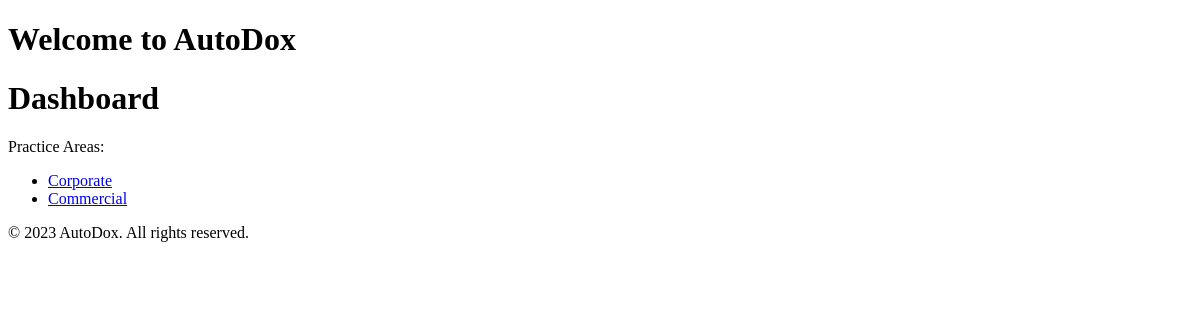
The app's page /users/, older data.
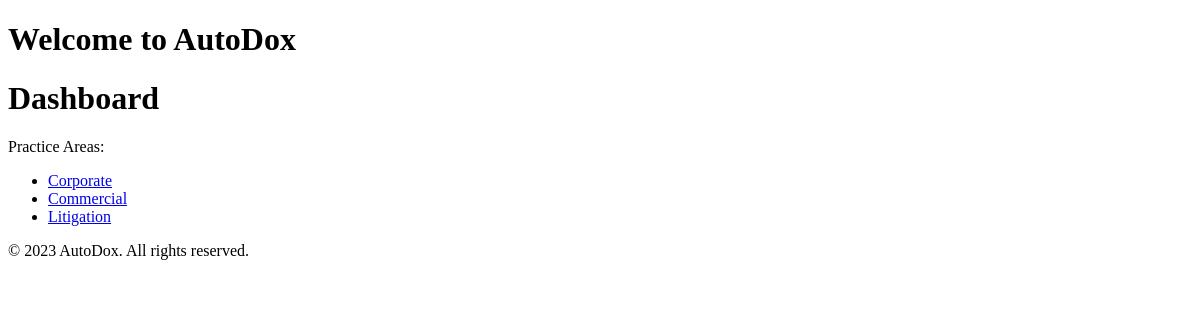
The same page, newer data.
### users/models.py (models this page shows, shortened)
class PracticeArea(models.Model):
    name = models.CharField(max_length=100)
    slug = models.SlugField(unique=True)

### users/views.py (the view)
def dashboard(request):
    practice_areas = PracticeArea.objects.all()
    return render(request, 'users/dashboard.html', {'practice_areas': practice_areas})

### users/templates/users/dashboard.html
{% extends "users/layout.html" %}
{% block content %}
  <h1>Dashboard</h1>
  <p>Practice Areas:</p>
  <ul>
    {% for practice_area in practice_areas %}
      <li><a href="{% url 'users:projects' practice_area.slug %}">{{ practice_area.name }}</a></li>
    {% endfor %}
  </ul>
{% endblock %}

### users/templates/users/layout.html (shortened to what this page needs)
<!DOCTYPE html>
<html lang="en">
<head>
</head>
<body>
    <header>
        <h1>Welcome to AutoDox</h1>
    </header>
    <div class="content">
        {% block content %}
        {% endblock %}
    </div>
    <footer>
        <p>&copy; 2023 AutoDox. All rights reserved.</p>
    </footer>
</body>
</html>

Row changes from the older to the newer data that the page shows:
added PracticeArea: name "Litigation"
